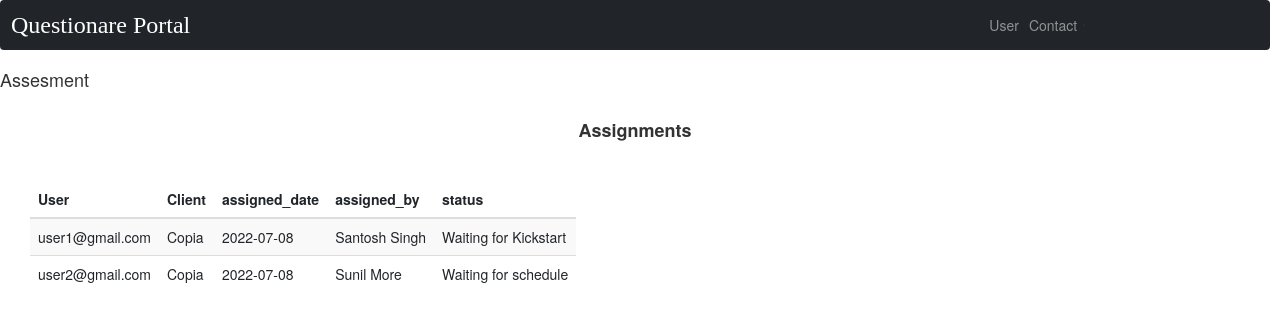
Page /base/assigntable/ on the committed database.
### base/models.py (models this page shows, shortened)
class Assignment(models.Model):
    user = models.ForeignKey(User, on_delete=models.PROTECT)
    client = models.ForeignKey(Client, on_delete=models.CASCADE)
    job_description = models.CharField(max_length=1000)
    job_profile = models.CharField(max_length=1000)
    assigned_date = models.CharField(max_length=1000)
    assigned_by = models.CharField(max_length=1000)
    status = models.CharField(max_length=255, choices=status)

class Client(models.Model):
    name = models.CharField(max_length=255)
    address = models.CharField(max_length=255)
    interview_date = models.CharField(max_length=255)
    project_type = models.CharField(max_length=255)
    status = models.BooleanField()
    mentor = models.ForeignKey(Mentor, on_delete=models.PROTECT)
    requirement_id = models.IntegerField(default=0)
    category = models.ForeignKey(Category, on_delete=models.PROTECT)
    user = models.ForeignKey(User, on_delete=models.PROTECT)
    def __str__(self):
        return f'{self.name}'

### users/models.py (models this page shows)
class User(AbstractBaseUser, PermissionsMixin):
    email = models.EmailField(max_length=255, unique=True)
    first_name = models.CharField(max_length=255)
    last_name = models.CharField(max_length=255)
    is_active = models.BooleanField(default=True)
    is_staff = models.BooleanField(default=False)
    objects = UserManager()
    USERNAME_FIELD = 'email'

### base/views.py (the view)
# urls.py: path('assigntable/', views.Assignment_table, name='assigntable'),
def Assignment_table(request):
    assign = Assignment.objects.all()
    return render(request, 'base/assigntable.html', {'assign': assign})

### templates/base/assigntable.html (shortened to what this page needs)
{% extends "navbar.html" %}
{% load static %}
{% block title %}
<h4>Assesment</h4>
{% endblock %}
{% block table %}
<div class="title" style="margin:10px;"><center><h4><b>Assignments</b></h4></center></div>
<link href="{% static 'https://cdn.jsdelivr.net/npm/bootstrap@5.0.2/dist/css/bootstrap.min.css'%}" rel="stylesheet">
<section>
  <table class="table table-striped" style="width:1200px;margin:30px;">
    <thead>
      <tr>
        <th scope="col" >User</th>
        <th scope="col" >Client</th>
        <th scope="col" >assigned_date</th>
        <th scope="col" >assigned_by</th>
        <th scope="col" >status</th>
      </tr>
    </thead>
    <tbody>
      {% for u in assign %}
    <tr>
      <td>{{u.user}}</td>
      <td>{{u.client}}</td>
      <td>{{u.assigned_date}}</td>
      <td>{{u.assigned_by}}</td>
      <td>{{u.status}}</td>
    </tr>
    {% endfor %}
  </tbody>
</table>
</section>
{% endblock %}

### templates/navbar.html (style rules this page uses)
.table { display: inline flow-root; }

### rows in the picture
Assignment: user "user1@gmail.com", client "Copia", assigned_date "2022-07-08", assigned_by "Santosh Singh", status "Waiting for Kickstart"
Assignment: user "user2@gmail.com", client "Copia", assigned_date "2022-07-08", assigned_by "Sunil More", status "Waiting for schedule"
